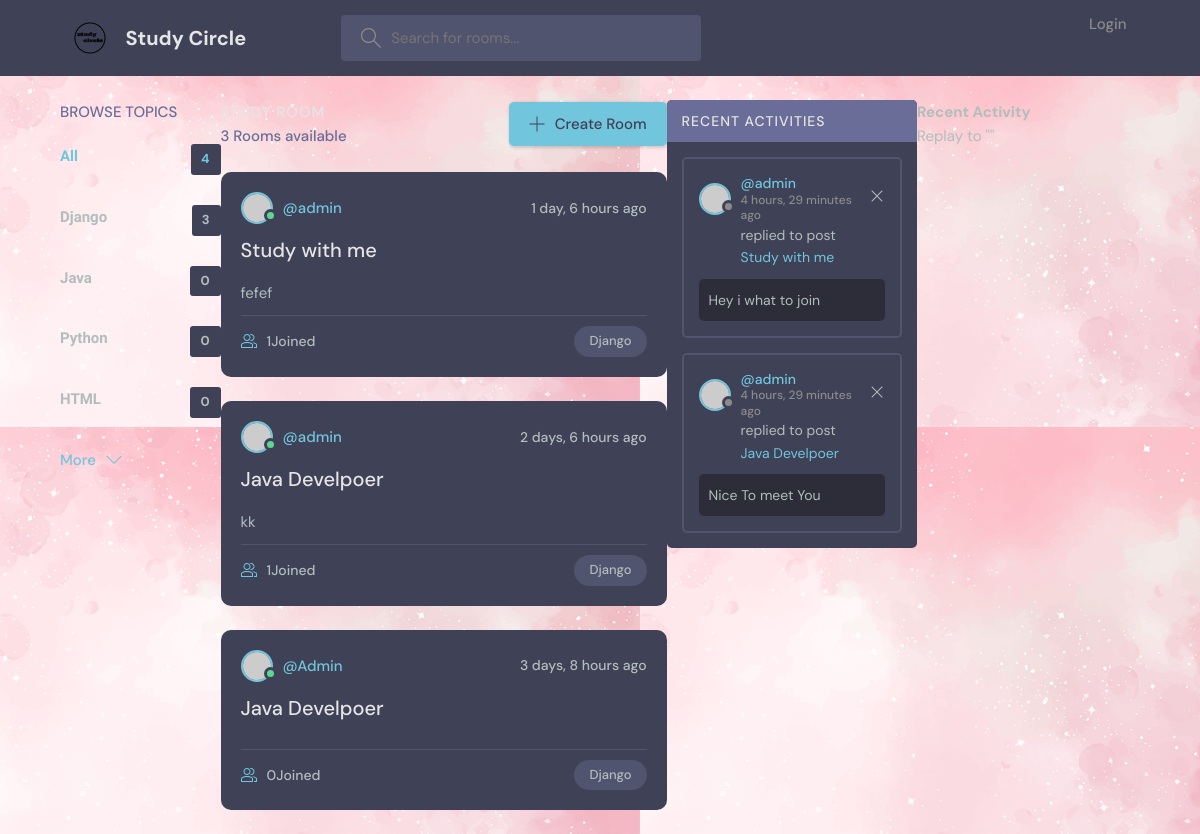
Before: / with the older database file.
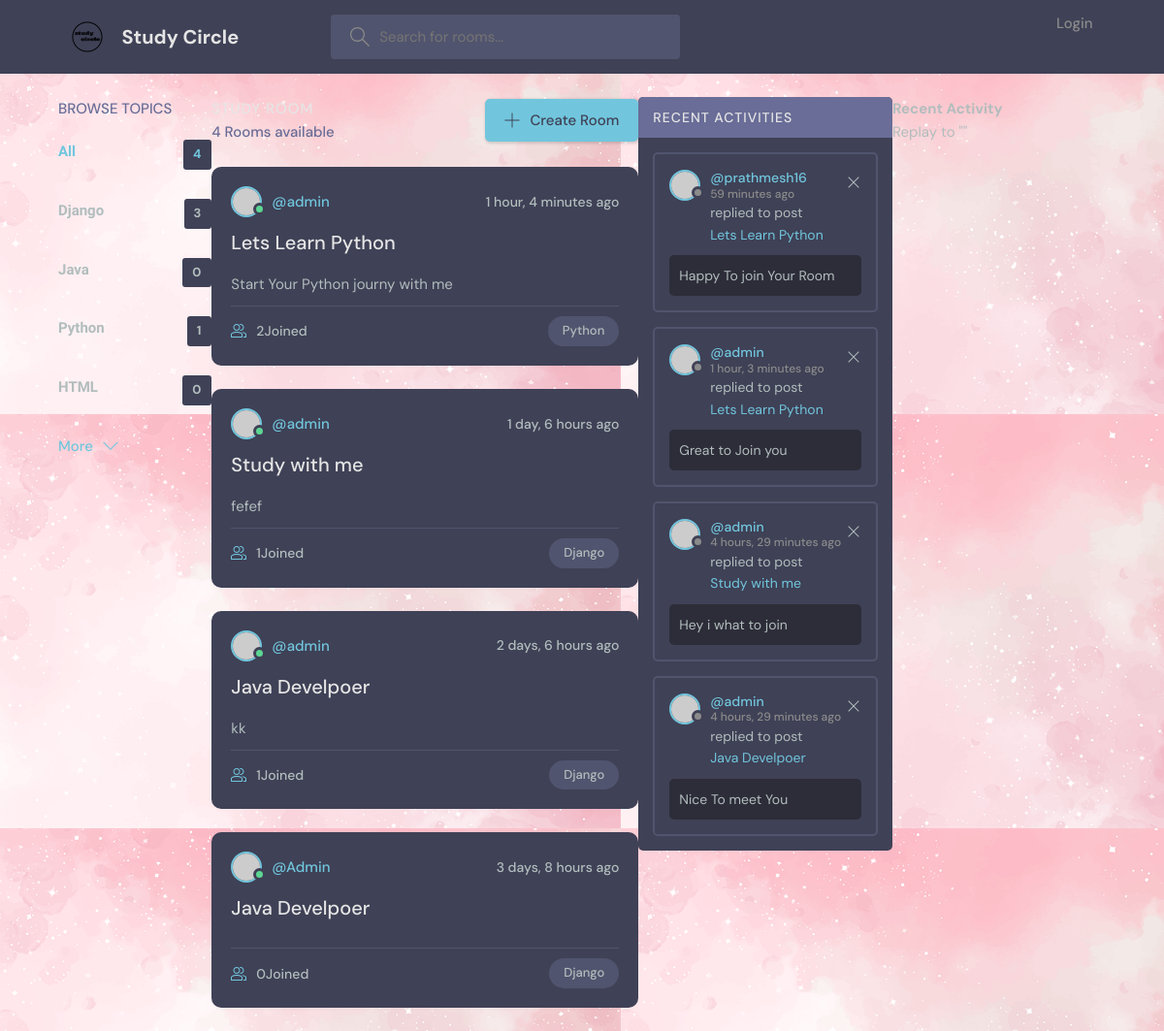
After: the same page with the newer database file.
### base/models.py (models this page shows, shortened)
class Topic(models.Model):
    name = models.CharField(max_length=200)

class Room(models.Model):
    host = models.ForeignKey(User,on_delete=models.SET_NULL,null=True)
    topic =models.ForeignKey(Topic,on_delete=models.SET_NULL,null=True)
    name = models.CharField(max_length=200)
    description = models.TextField(null=True,blank=True)
    participants = models.ManyToManyField(User,related_name='participants',blank=True)
    updated = models.DateTimeField(auto_now=True)
    created  = models.DateTimeField(auto_now_add=True)
    class Meta:
        ordering = ['-updated','-created']
    def __str__(self):
        return self.name

class Message(models.Model):
    user = models.ForeignKey(User,on_delete=models.CASCADE)
    room = models.ForeignKey(Room,on_delete=models.CASCADE)
    body = models.TextField()
    updated = models.DateTimeField(auto_now=True)
    created  = models.DateTimeField(auto_now_add=True)
    class Meta:
        ordering = ['-updated','-created']
    def __str__(self):
        return self.body[0:50]

### base/views.py (the view)
# urls.py: path('', views.home, name="home"),
def home(request):
    q = request.GET.get('q') if request.GET.get('q') != None else ''
    rooms = Room.objects.filter(Q(topic__name__icontains = q)
                                |Q(name__icontains=q)
                                |Q(description__icontains=q)
                                )# to get filterd objects with topic name provided form Room
    room_cont = rooms.count()
    room_messages = Message.objects.filter(Q(room__topic__name__icontains=q))
    topic = Topic.objects.all()# to get all entity from topic
    context = {'rooms':rooms,'topics':topic,'room_count':room_cont,'room_messages':room_messages}
    return render(request,'base/home.html',context)

### base/templates/base/home.html (shortened to what this page needs)
{% extends "main.html" %}
{% block content %}
<main class="layout layout--3">
  <div class="container">
     {% include "base/topics_components.html" %}
    <div class="roomList">
      <div class="roomList__header">
        <div>
          <h2>Study Room</h2>
          <p>{{room_count}} Rooms available</p>
        </div>
        <a class="btn btn--main" href="{% url "creat-room" %}">
          <svg version="1.1" xmlns="http://www.w3.org/2000/svg" width="32" height="32" viewBox="0 0 32 32">
            <title>add</title>
            <path
              d="M16.943 0.943h-1.885v14.115h-14.115v1.885h14.115v14.115h1.885v-14.115h14.115v-1.885h-14.115v-14.115z"
            ></path>
          </svg>
          Create Room
        </a>
      </div>
      {% include "base/feed_components.html" %}
    </div>
     {% include "base/activity_components.html" %}
  </div>
</main>{% endblock content %}

### base/templates/base/topics_components.html
<div class="topics">
    <div class="topics__header">
      <h2>Browse Topics</h2>
    </div>
    <ul class="topics__list">
      <li>
        <a href="{% url 'home'%}" class="active">All<span>{{topics.count}}</span></a>
      </li>
      {% for topic in topics %}
      <li>
        <a href="{% url 'home' %}?q={{topic.name}}">{{topic.name}} <span>{{topic.room_set.all.count}}</span></a>
      </li>
      {% endfor %}
    </ul>
    <a class="btn btn--link" href="topics.html">
      More
      <svg version="1.1" xmlns="http://www.w3.org/2000/svg" width="32" height="32" viewBox="0 0 32 32">
        <title>chevron-down</title>
        <path d="M16 21l-13-13h-3l16 16 16-16h-3l-13 13z"></path>
      </svg>
    </a>
  </div>

### base/templates/base/feed_components.html (shortened to what this page needs)
{% for room in rooms %}
<div class="roomListRoom">
    <div class="roomListRoom__header">
      <a href="{% url "user-profile" room.host.id%}" class="roomListRoom__author">
        <div class="avatar avatar--small active">
          <img src="https://randomuser.me/api/portraits/men/11.jpg" />
        </div>
        <span>@{{room.host.username}}</span>
      </a>
      <div class="roomListRoom__actions">
        <span>{{room.created|timesince}} ago</span>
      </div>
    </div>
    <div class="roomListRoom__content">
      <a href="{% url 'room' room.id %}">{{room.name}}</a>
      <p>
        {{room.description}}
      </p>
    </div>
    <div class="roomListRoom__meta">
      <a  href="{% url 'room' room.id %}" class="roomListRoom__joined">
        {{room.participants.all.count}}Joined
      </a>
      <p class="roomListRoom__topic">{{room.topic.name}}</p>
    </div>
  </div>
  {% endfor %}

### base/templates/base/activity_components.html (shortened to what this page needs)
<div class="activities">
  <div class="activities__header">
    <h2>Recent Activities</h2>
  </div>
  {% for message in room_messages %}
  <div class="activities__box">
    <div class="activities__boxHeader roomListRoom__header">
      <a href="profile.html" class="roomListRoom__author">
        <div class="avatar avatar--small">
          <img src="https://randomuser.me/api/portraits/women/11.jpg" />
        </div>
        <p>
          @{{message.user}}
          <span>{{message.created|timesince}} ago</span>
        </p>
      </a>
      <div class="roomListRoom__actions">
        <a href="#">
          <svg version="1.1" xmlns="http://www.w3.org/2000/svg" width="32" height="32" viewBox="0 0 32 32">
            <title>remove</title>
            <path
              d="M27.314 6.019l-1.333-1.333-9.98 9.981-9.981-9.981-1.333 1.333 9.981 9.981-9.981 9.98 1.333 1.333 9.981-9.98 9.98 9.98 1.333-1.333-9.98-9.98 9.98-9.981z"
            ></path>
          </svg>
        </a>
      </div>
    </div>
    <div class="activities__boxContent">
      <p>replied to post <a href="">{{message.room}}</a></p>
      <div class="activities__boxRoomContent">
        {{message}}
      </div>
    </div>
  </div>
  {% endfor %}
</div>
<div>
    <h3>Recent Activity</h3>
    <div>
        <small>Replay to ""</small>
</div>

Changed rows visible on the page:
computed for Topic "Python": room_set.all.count "0" → "1"
added Room: host.username "admin", created "1 hour, 4 minutes", name "Lets Learn Python", description "Start Your Python journy with me", participants.all.count "2", topic.name "Python"
added Message: user "prathmesh16", created "59 minutes", room "Lets Learn Python", body "Happy To join Your Room"
added Message: user "admin", created "1 hour, 3 minutes", room "Lets Learn Python", body "Great to Join you"
Other visible differences:
{{ room_count }}: "3" → "4"
